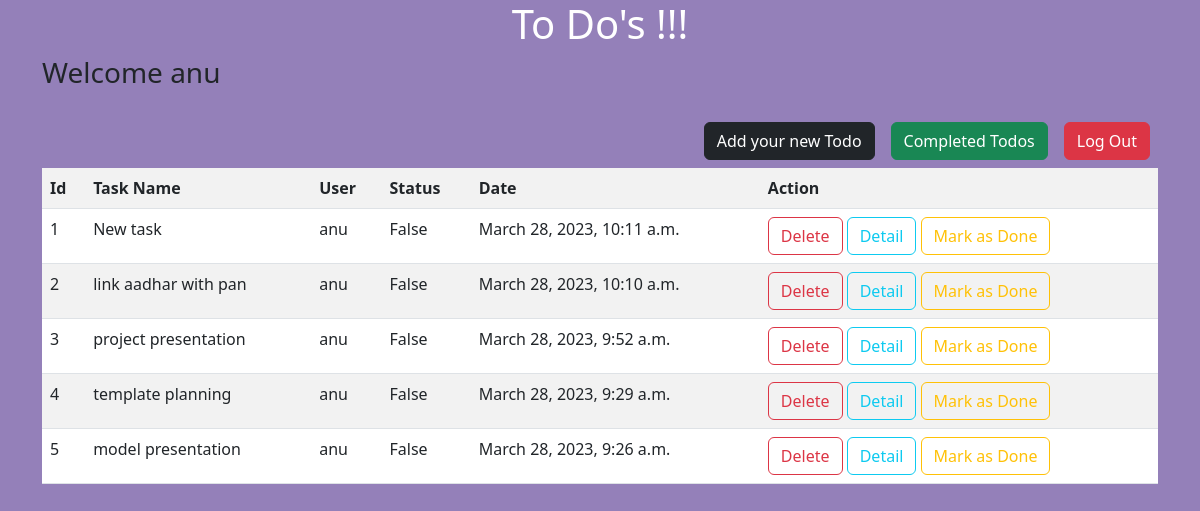
The page /todo/all/ (signed in) on the database its author committed.
### tasks/models.py (models this page shows, shortened)
class Todo(models.Model):
    task_name=models.CharField(max_length=250)
    user=models.ForeignKey(User,on_delete=models.CASCADE)
    status=models.BooleanField(default=False)
    date=models.DateTimeField(auto_now_add=True)

### tasks/views.py (the view)
# urls.py: path('todo/all/',views.TodoListView.as_view(),name="todo-list"),
class TodoListView(View):
    def get(self,request,*args,**kwargs):
        qs=Todo.objects.filter(status=False,user=request.user).order_by("-date") ## sort by descending order
        return render(request,'todo-list.html',{"todos":qs})

### tasks/templates/todo-list.html (shortened to what this page needs)
<!DOCTYPE html>
<html lang="en">
<head>
    <link href="https://cdn.jsdelivr.net/npm/bootstrap@5.3.0-alpha1/dist/css/bootstrap.min.css" rel="stylesheet">
</head>
<body style="background-color:rgba(51, 13, 121, 0.521);">
    <div class="container">
        <h1 class="text-center" style="color:white">To Do's !!!</h1>
        <h3>Welcome {{request.user}}</h3>
        <div class="d-flex flex-row-reverse">
            <div class="p-2"><a href="{%url 'signout'%}" class="mt-3 btn btn-danger">Log Out</a></div>
            <div class="p-2"><a href="{%url 'todo-completed'%}" class="mt-3 btn btn-success">Completed Todos</a></div>
            <div class="p-2"><a href="{%url 'todo-add'%}" class="mt-3 btn btn-dark">Add your new Todo</a></div>
        </div>
        <table class="table table-striped" style="background-color: aliceblue;">
            <tr>
                <th>Id</th>
                <th>Task Name</th>
                <th>User</th>
                <th>Status</th>
                <th>Date</th>
                <th>Action</th>
            </tr>
            {%for i in todos%}
            <tr>
                <td>{{forloop.counter}}</td>
                <td>{{i.task_name}}</td>
                <td>{{i.user}}</td>
                <td>{{i.status}}</td>
                <td>{{i.date}}</td>
                <td>
                    <a href="{%url 'todo-delete' i.id %}" class="btn btn-outline-danger">Delete</a>
                    <a href="{%url 'todo-detail' i.id %}" class="btn btn-outline-info">Detail</a>
                    <a href="{%url 'todo-edit' i.id%}" class="btn btn-outline-warning">Mark as Done</a>
                </td>
            </tr>
            {%endfor%}
        </table>
    </div>
</body>
</html>

### rows shown on the page
Todo: task_name "New task", user "anu", status "False", date "March 28, 2023, 10:11 a.m."
Todo: task_name "link aadhar with pan", user "anu", status "False", date "March 28, 2023, 10:10 a.m."
Todo: task_name "project presentation", user "anu", status "False", date "March 28, 2023, 9:52 a.m."
Todo: task_name "template planning", user "anu", status "False", date "March 28, 2023, 9:29 a.m."
Todo: task_name "model presentation", user "anu", status "False", date "March 28, 2023, 9:26 a.m."

### other values the page prints
{{ request.user }} "anu"
